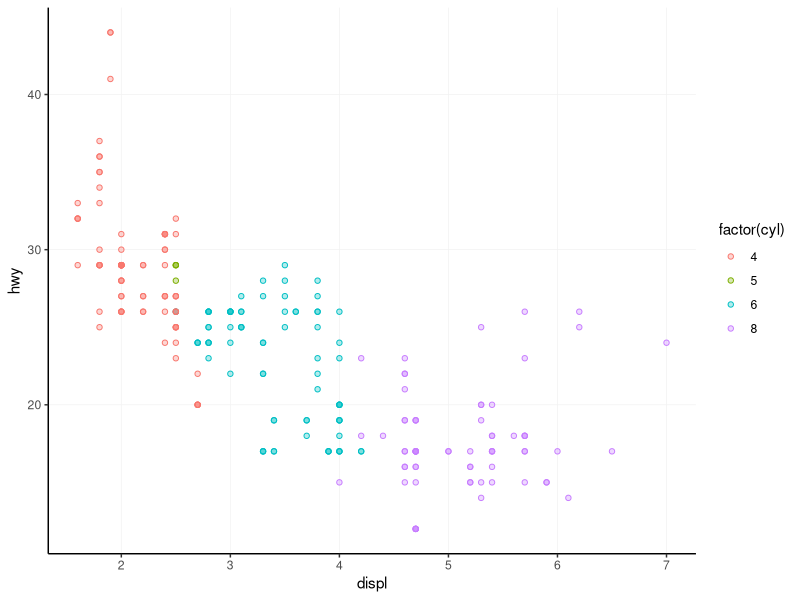
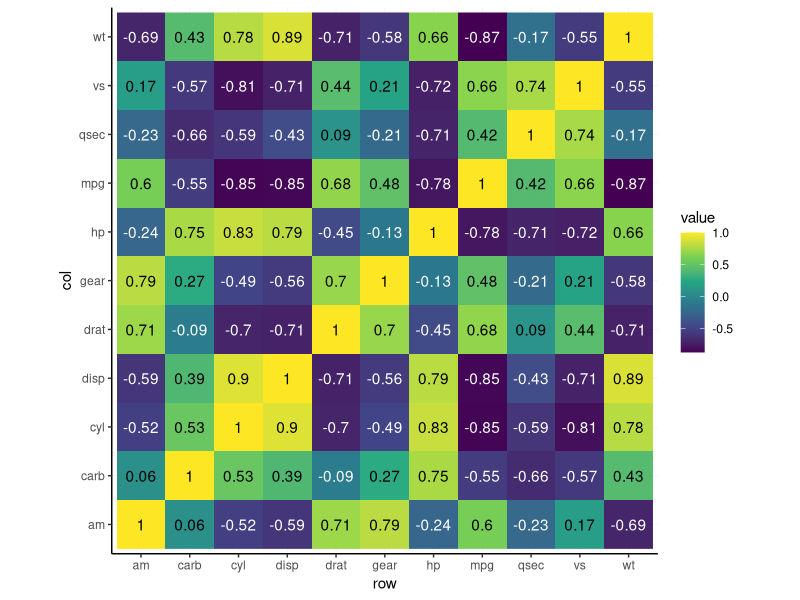
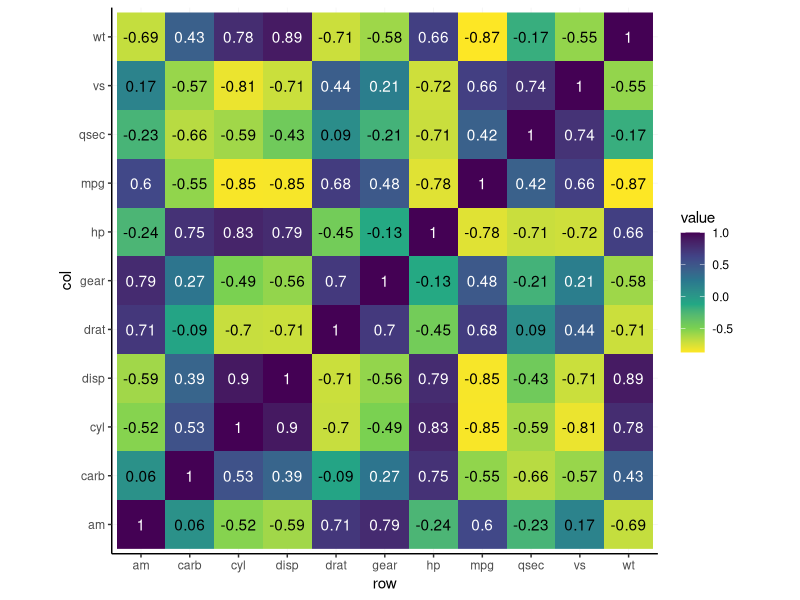
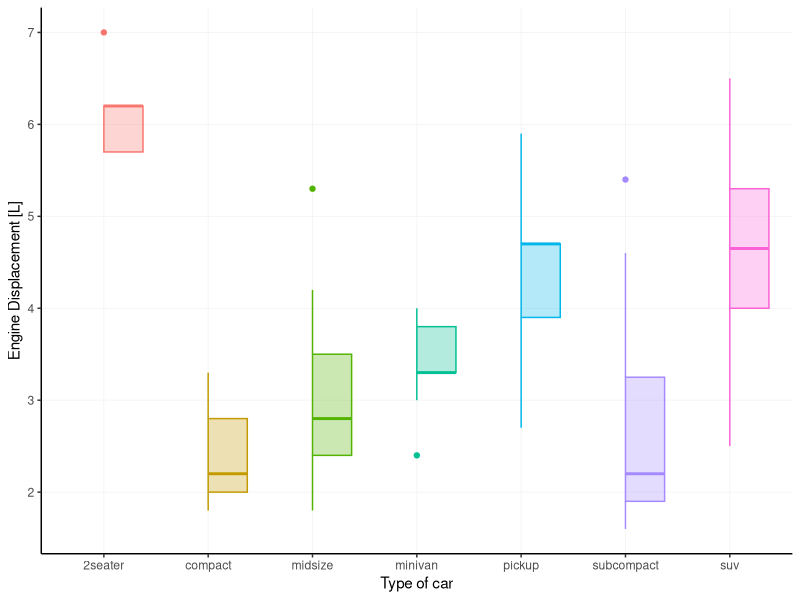
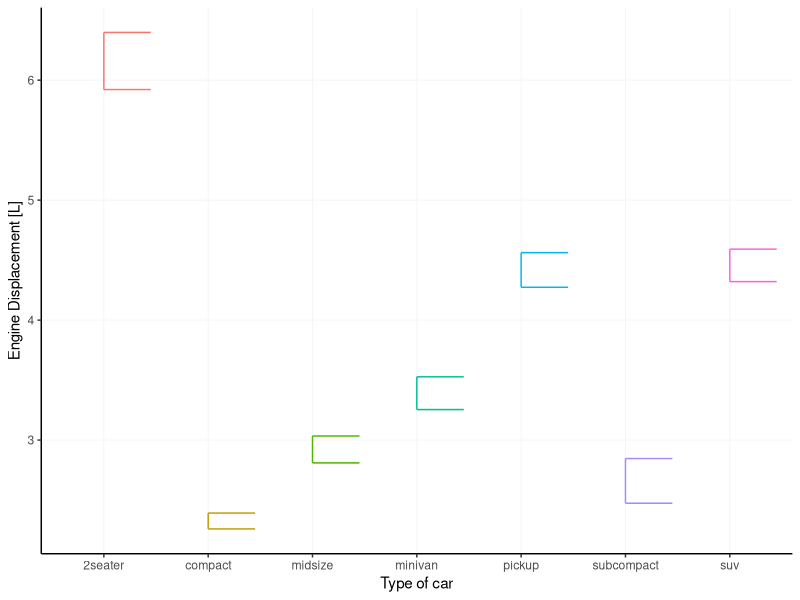
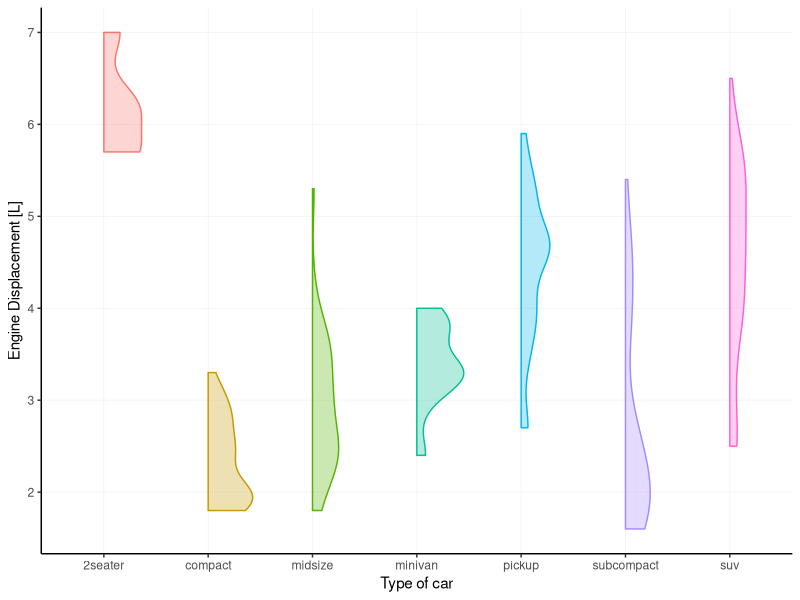
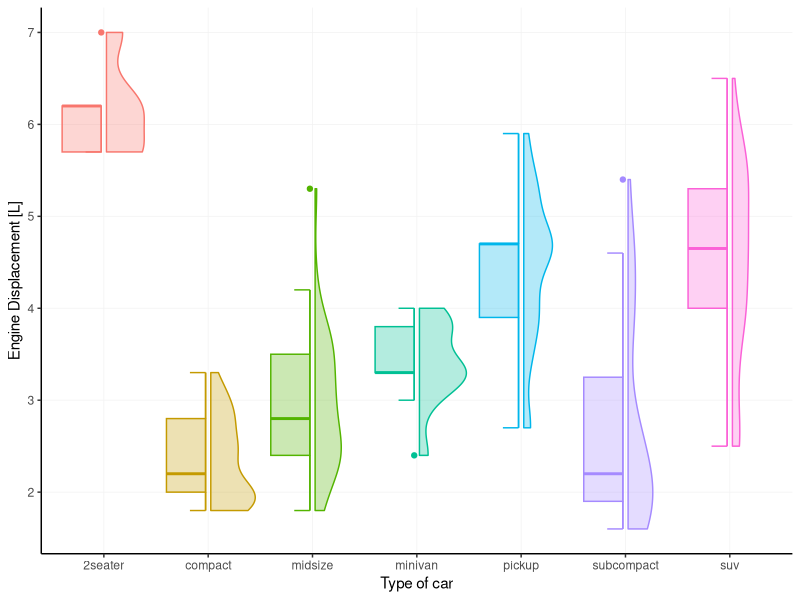
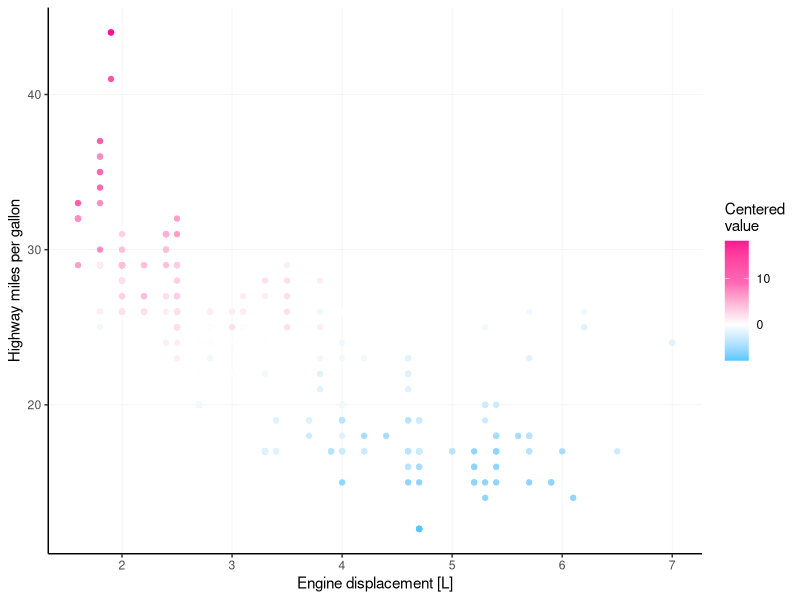

R code for these plots, in order: (Note: this script raises an error after producing the figures.)
## ---- chunk 1
knitr::opts_chunk$set(
  collapse = TRUE,
  comment = "#>",
  fig.path  = "man/figures/README-",
  fig.align = "center",
  out.width = "80%",
  dev       = "ragg_png",
  dpi       = 132
)
## ---- chunk 2
library(ggplot2)
library(scales)

theme_set(
  # Pick a starting theme
  theme_gray() +
  # Add your favourite elements
  theme(
    axis.line        = element_line(),
    panel.background = element_rect(fill = "white"),
    panel.grid.major = element_line("grey95", linewidth = 0.25),
    legend.key       = element_rect(fill = NA) 
  )
)
## ---- chunk 3
my_mapping <- aes(x = foo, y = bar)

aes(colour = qux, !!!my_mapping)
## ---- chunk 4
my_fill <- aes(fill = after_scale(alpha(colour, 0.3)))

ggplot(mpg, aes(displ, hwy)) +
  geom_point(aes(colour = factor(cyl), !!!my_fill), shape = 21)
## ---- chunk 5
contrast <- function(colour) {
  out   <- rep("black", length(colour))
  light <- farver::get_channel(colour, "l", space = "hcl")
  out[light < 50] <- "white"
  out
}
## ---- chunk 6
autocontrast <- aes(colour = after_scale(contrast(fill)))
## ---- chunk 7
cors <- cor(mtcars)

# Melt matrix
df <- data.frame(
  col = colnames(cors)[as.vector(col(cors))],
  row = rownames(cors)[as.vector(row(cors))],
  value = as.vector(cors)
)

# Basic plot
p <- ggplot(df, aes(row, col, fill = value)) +
  geom_raster() +
  geom_text(aes(label = round(value, 2), !!!autocontrast)) +
  coord_equal()

p + scale_fill_viridis_c(direction =  1)
p + scale_fill_viridis_c(direction = -1)
## ---- chunk 8
# A basic plot to reuse for examples
p <- ggplot(mpg, aes(class, displ, colour = class, !!!my_fill)) +
  guides(colour = "none", fill = "none") +
  labs(y = "Engine Displacement [L]", x = "Type of car")

p + geom_boxplot(aes(xmin = after_scale(x)))
## ---- chunk 9
p + geom_errorbar(
  stat = "summary",
  fun.data = mean_se,
  aes(xmin = after_scale(x))
)
## ---- chunk 10
update_geom_defaults("violin", list(xmin = NULL))

p + geom_violin(aes(xmin = after_scale(x)))
## ---- chunk 11
# A small nudge offset
offset <- 0.025

# We can pre-specify the mappings if we plan on recycling some
right_nudge <- aes(
  xmin = after_scale(x), 
  x = stage(class, after_stat = x + offset)
)
left_nudge  <- aes(
  xmax = after_scale(x),
  x = stage(class, after_stat = x - offset)
)

# Combining
p +
  geom_violin(right_nudge) +
  geom_boxplot(left_nudge) +
  geom_errorbar(left_nudge, stat = "boxplot", width = 0.3)
## ---- chunk 12
my_palette <- c("dodgerblue", "deepskyblue", "white", "hotpink", "deeppink")

p <- ggplot(mpg, aes(displ, hwy, colour = cty - mean(cty))) +
  geom_point() +
  labs(
    x = "Engine displacement [L]",
    y = "Highway miles per gallon",
    colour = "Centered\nvalue"
  )

p + 
  scale_colour_gradientn(
    colours = my_palette, 
    rescaler = ~ rescale_mid(.x, mid = 0)
  )
## ---- chunk 13
p +
  scale_colour_gradientn(
    colours = my_palette, 
    limits = ~ c(-1, 1) * max(abs(.x))
  )
## ---- chunk 14
set.seed(0)
df <- USArrests[sample(nrow(USArrests), 5), ]
df$state <- rownames(df)

q <- ggplot(df, aes(Murder, Rape, label = state)) +
  geom_point()
q + geom_text()
## ---- chunk 15
q + geom_text(nudge_x = 1, nudge_y = 1)

q + geom_text(aes(
  hjust = Murder > mean(Murder),
  vjust = Rape > mean(Rape)
))
## ---- chunk 16
q + geom_text(aes(
  label = gsub("North Dakota", "North\nDakota", state),
  hjust = ((Murder > mean(Murder)) - 0.5) * 1.5 + 0.5,
  vjust = ((Rape > mean(Rape)) - 0.5) * 3 + 0.5
))
## ---- chunk 17
q + geom_label(
  aes(
    label = gsub(" ", "\n", state),
    hjust = Murder > mean(Murder),
    vjust = Rape > mean(Rape)
  ),
  label.padding = unit(5, "pt"),
  label.size = NA, fill = NA
)
## ---- chunk 18
p + facet_wrap(~ class, scales = "free") +
  geom_text(
    # We only need 1 row per facet, so we deduplicate the facetting variable
    data = ~ subset(.x, !duplicated(class)),
    aes(x = Inf, y = Inf, label = LETTERS[seq_along(class)]),
    hjust = 1, vjust = 1,
    colour = "black"
  )
## ---- chunk 19
p + facet_wrap(~ class, scales = "free") +
  geom_label(
    data = ~ subset(.x, !duplicated(class)),
    aes(x = -Inf, y = Inf, label = LETTERS[seq_along(class)]),
    hjust = 0, vjust = 1, label.size = NA, fill = NA,
    label.padding = unit(5, "pt"),
    colour = "black"
  )
## ---- chunk 20
barplot_fun <- function(data, x) {
  ggplot(data, aes(x = {{ x }})) +
    geom_bar(width = 0.618) +
    scale_y_continuous(expand = c(0, 0, 0.05, 0)) +
    theme(panel.grid.major.x = element_blank())
}

barplot_fun(mpg, class)
## ---- chunk 21
barplot_fun <- function(data, ...) {
  ggplot(data, aes(...)) +
    geom_bar(width = 0.618) +
    scale_y_continuous(expand = c(0, 0, 0.1, 0)) +
    theme(panel.grid.major.x = element_blank())
}

barplot_fun(mpg, class, colour = factor(cyl), !!!my_fill)
## ---- chunk 22
barplot_skelly <- ggplot() +
  geom_bar(width = 0.618) +
  scale_y_continuous(expand = c(0, 0, 0.1, 0)) +
  theme(panel.grid.major.x = element_blank())

my_plot <- barplot_skelly %+% mpg + 
  aes(class, colour = factor(cyl), !!!my_fill) 
my_plot
## ---- chunk 23
my_plot %+% mtcars + 
  aes(factor(carb), colour = factor(cyl), !!!my_fill)
## ---- chunk 24
labelled_bars <- list(
  geom_bar(my_fill, width = 0.618),
  geom_text(
    stat = "count",
    aes(y     = after_stat(count), 
        label = after_stat(count), 
        fill  = NULL, colour = NULL),
    vjust = -1, show.legend = FALSE
  ),
  scale_y_continuous(expand = c(0, 0, 0.1, 0)),
  theme(panel.grid.major.x = element_blank())
)

ggplot(mpg, aes(class, colour = factor(cyl))) +
  labelled_bars +
  ggtitle("The `mpg` dataset")

ggplot(mtcars, aes(factor(carb), colour = factor(cyl))) +
  labelled_bars +
  ggtitle("The `mtcars` dataset")
## ---- chunk 25
si <- sessioninfo::session_info()

# People don't need to see my file paths etc
si$platform$pandoc <- gsub(" @ C:/.*", "", si$platform$pandoc)
si$packages$library <- NULL

print(si)
